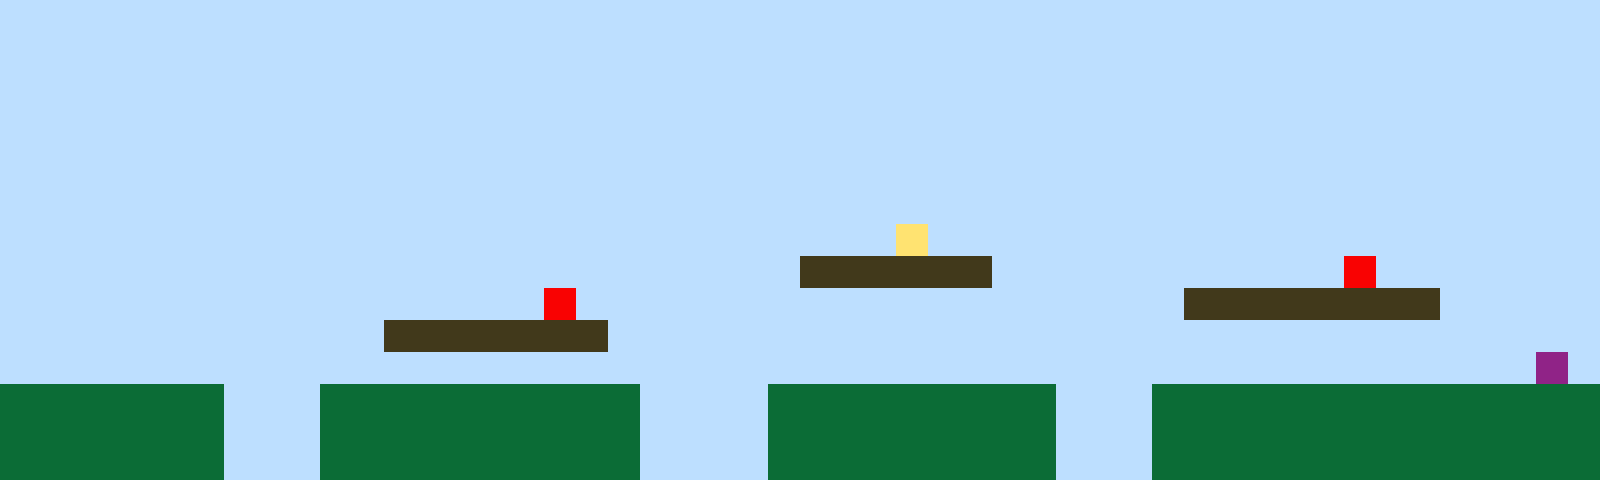

This game map was drawn from its Tiled (.tmx) file and the tilesets committed beside it. A one-line description and the full map source follow:
An orthogonal 50x15 tile map with 32x32 px tiles, 1 tile layer (Tile Layer 1).

<map version="1.10" tiledversion="1.11.2" orientation="orthogonal" renderorder="right-up" width="50" height="15" tilewidth="32" tileheight="32" infinite="0" nextlayerid="2" nextobjectid="1"><editorsettings><export target="map1.csv" format="csv" /></editorsettings><tileset firstgid="1" name="sprites" tilewidth="32" tileheight="32" tilecount="6" columns="3"><image source="sprites.png" width="96" height="64" /></tileset><layer id="1" name="Tile Layer 1" width="50" height="15"><data encoding="csv">1,1,1,1,1,1,1,1,1,1,1,1,1,1,1,1,1,1,1,1,1,1,1,1,1,1,1,1,1,1,1,1,1,1,1,1,1,1,1,1,1,1,1,1,1,1,1,1,1,1,1,1,1,1,1,1,1,1,1,1,1,1,1,1,1,1,1,1,1,1,1,1,1,1,1,1,1,1,1,1,1,1,1,1,1,1,1,1,1,1,1,1,1,1,1,1,1,1,1,1,1,1,1,1,1,1,1,1,1,1,1,1,1,1,1,1,1,1,1,1,1,1,1,1,1,1,1,1,1,1,1,1,1,1,1,1,1,1,1,1,1,1,1,1,1,1,1,1,1,1,1,1,1,1,1,1,1,1,1,1,1,1,1,1,1,1,1,1,1,1,1,1,1,1,1,1,1,1,1,1,1,1,1,1,1,1,1,1,1,1,1,1,1,1,1,1,1,1,1,1,1,1,1,1,1,1,1,1,1,1,1,1,1,1,1,1,1,1,1,1,1,1,1,1,1,1,1,1,1,1,1,1,1,1,1,1,1,1,1,1,1,1,1,1,1,1,1,1,1,1,1,1,1,1,1,1,1,1,1,1,1,1,1,1,1,1,1,1,1,1,1,1,1,1,1,1,1,1,1,1,1,1,1,1,1,1,1,1,1,1,1,1,1,1,1,1,1,1,1,1,1,1,1,1,1,1,1,1,1,1,1,1,1,1,1,1,1,1,1,1,1,1,1,1,1,1,1,1,1,1,1,1,1,1,1,1,1,1,1,1,1,1,1,1,1,1,1,1,1,1,1,1,1,1,1,1,1,1,1,1,1,1,1,1,1,1,1,1,1,1,1,1,1,1,1,1,1,1,4,1,1,1,1,1,1,1,1,1,1,1,1,1,1,1,1,1,1,1,1,1,1,1,1,1,1,1,1,1,1,1,1,1,1,1,1,1,1,1,1,1,1,1,1,1,1,3,3,3,3,3,3,1,1,1,1,1,1,1,1,1,1,1,5,1,1,1,1,1,1,1,1,1,1,1,1,1,1,1,1,1,1,1,1,1,1,1,1,5,1,1,1,1,1,1,1,1,1,1,1,1,1,1,1,1,1,1,1,3,3,3,3,3,3,3,3,1,1,1,1,1,1,1,1,1,1,1,1,1,1,1,1,1,3,3,3,3,3,3,3,1,1,1,1,1,1,1,1,1,1,1,1,1,1,1,1,1,1,1,1,1,1,1,1,1,1,1,1,1,1,1,1,1,1,1,1,1,1,1,1,1,1,1,1,1,1,1,1,1,1,1,1,1,1,1,1,1,1,1,1,1,1,1,1,1,1,1,1,1,1,1,1,1,1,1,1,1,1,1,6,1,2,2,2,2,2,2,2,1,1,1,2,2,2,2,2,2,2,2,2,2,1,1,1,1,2,2,2,2,2,2,2,2,2,1,1,1,2,2,2,2,2,2,2,2,2,2,2,2,2,2,2,2,2,2,2,2,2,1,1,1,2,2,2,2,2,2,2,2,2,2,1,1,1,1,2,2,2,2,2,2,2,2,2,1,1,1,2,2,2,2,2,2,2,2,2,2,2,2,2,2,2,2,2,2,2,2,2,1,1,1,2,2,2,2,2,2,2,2,2,2,1,1,1,1,2,2,2,2,2,2,2,2,2,1,1,1,2,2,2,2,2,2,2,2,2,2,2,2,2,2</data></layer></map>
